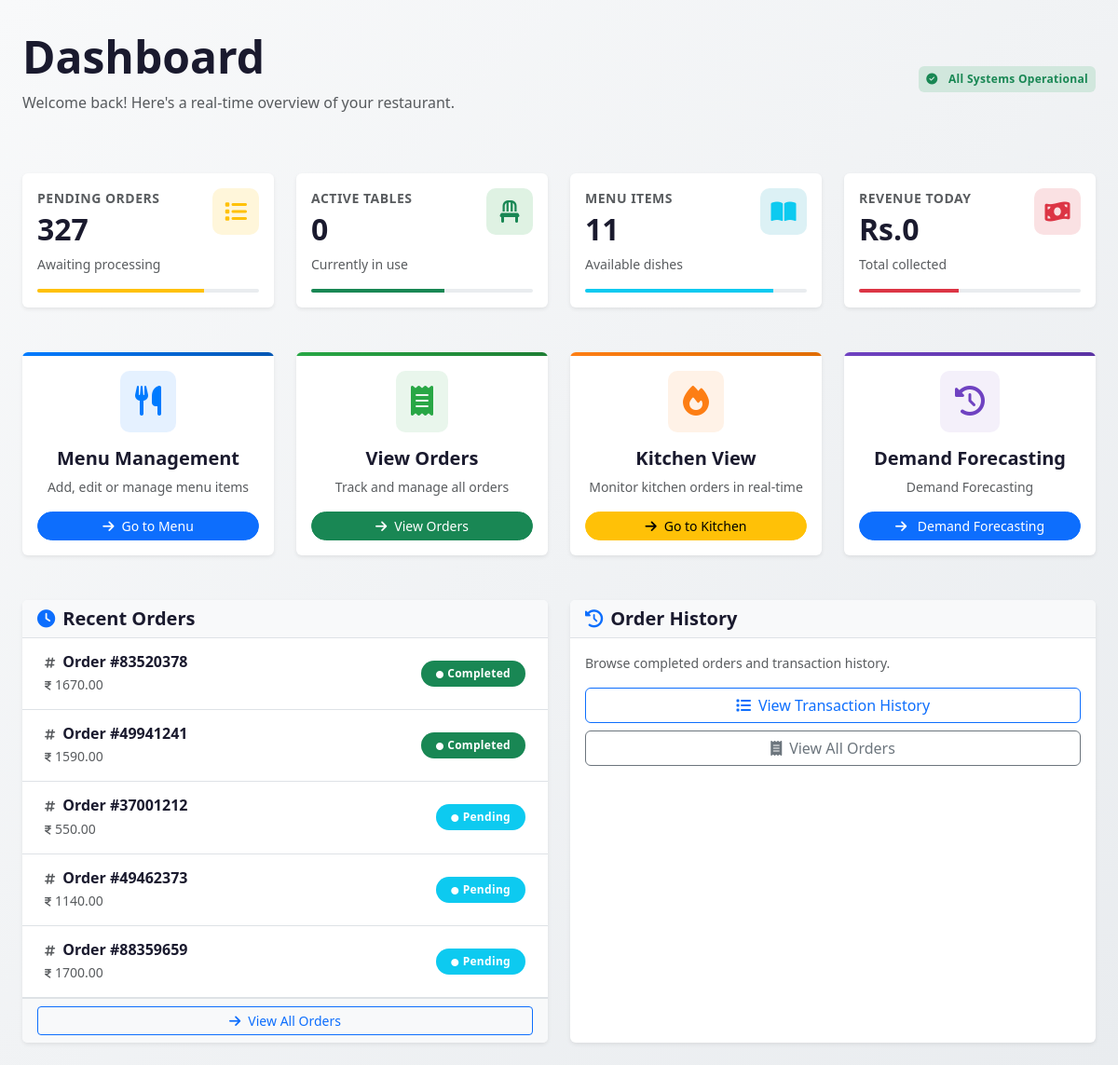
Before: /dashboard/ (signed in) with the older database file.
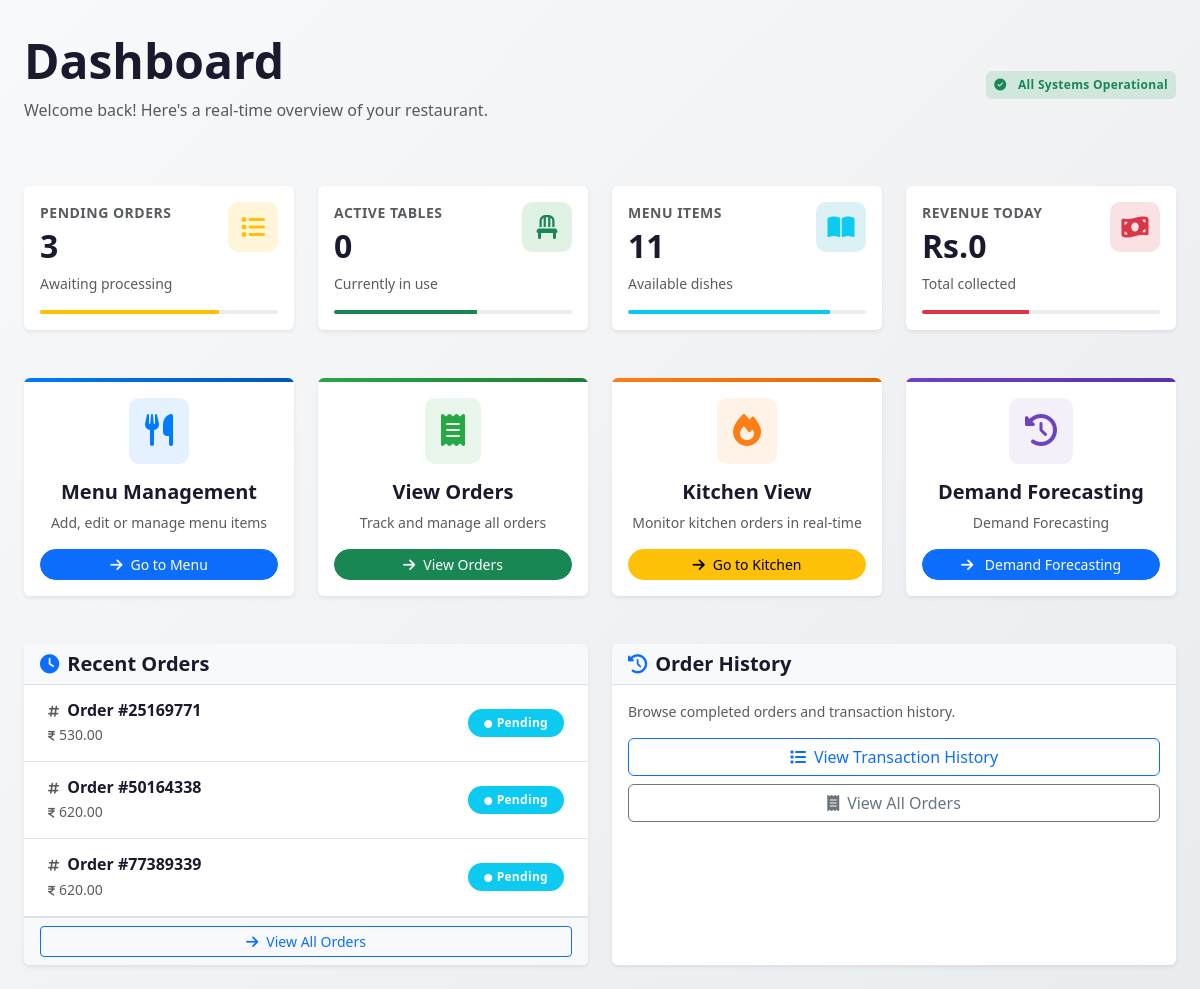
After: the same page with the newer database file.
### restaurant/models.py (models this page shows, shortened)
class Order(models.Model):
    ORDER_STATUS_CHOICES = [
        ('pending', 'Pending'),
        ('preparing', 'Cooking'),
        ('ready', 'Ready'),
        ('on_the_way', 'On The Way'),
        ('ready_to_pickup', 'Ready to Pickup'),
        ('served', 'Served'),
        ('completed', 'Completed'),
        ('cancelled', 'Cancelled'),
    ]
    ORDER_TYPE_CHOICES = [
        ('table', 'Table'),
        ('takeaway', 'Takeaway'),
        ('delivery', 'Delivery'),
    ]
    delivery_charge = models.DecimalField(
        max_digits=10,
        decimal_places=2,
        default=0,
        help_text="Delivery charge for delivery orders"
    )
    order_id = models.CharField(max_length=8, default=generate_order_id, editable=False, unique=True)
    customer_name = models.CharField(max_length=255)
    customer_phone = models.CharField(max_length=15, blank=True, null=True)
    delivery_address = models.TextField(blank=True, null=True)
    delivery_landmark = models.CharField(max_length=255, blank=True, null=True)
    delivery_building = models.CharField(max_length=255, blank=True, null=True)
    delivery_unit = models.CharField(max_length=100, blank=True, null=True)
    order_type = models.CharField(max_length=10, choices=ORDER_TYPE_CHOICES)
    status = models.CharField(max_length=20, choices=ORDER_STATUS_CHOICES, default='pending')
    total_amount = models.DecimalField(max_digits=10, decimal_places=2, default=0)
    payment_status = models.CharField(max_length=10, default='unpaid')
    special_notes = models.TextField(blank=True, null=True)
    table = models.ForeignKey('Table', on_delete=models.SET_NULL, null=True, blank=True)
    completed_by = models.ForeignKey(settings.AUTH_USER_MODEL, on_delete=models.SET_NULL, null=True, blank=True, related_name='completed_orders')
    created_by = models.ForeignKey(settings.AUTH_USER_MODEL, on_delete=models.SET_NULL, null=True, blank=True, related_name='created_orders')
    created_at = models.DateTimeField(auto_now_add=True)
    updated_at = models.DateTimeField(auto_now=True)

### home/views.py (the view)
# urls.py: path('dashboard/', views.dashboard_view, name='dashboard'),
@login_required
def dashboard_view(request):
    today = datetime.now().date()
    pending_orders = Order.objects.exclude(status__in=['completed', 'cancelled']).count()
    active_tables = Table.objects.filter(is_occupied=True).count()
    total_menu_items = MenuItem.objects.filter(is_available=True).count()
    today_revenue = Order.objects.filter(
        created_at__date=today,
        status='completed'
    ).aggregate(Sum('total_amount'))['total_amount__sum'] or 0
    recent_orders = Order.objects.order_by('-created_at')[:5]
    context = {
        'pending_orders': pending_orders,
        'active_tables': active_tables,
        'total_menu_items': total_menu_items,
        'today_revenue': today_revenue,
        'orders': recent_orders,
    }
    return render(request, 'restaurant/dashboard.html', context)

### accounts/models.py (called while the page is built)
    def has_module_access(self, module_name):
        return self.permissions.filter(module=module_name, is_allowed=True).exists()

    def has_all_permissions(self):
        total_modules = StaffPermission.MODULE_CHOICES.__len__()
        allowed_count = self.permissions.filter(is_allowed=True).count()
        return allowed_count == total_modules

### restaurant/context_processors.py (called while the page is built)
def add_valid_table_id(request):
    valid_table_id = Table.objects.first().id if Table.objects.exists() else None
    return {'valid_table_id': valid_table_id}

### restaurant/templates/restaurant/dashboard.html (shortened to what the changed rows need)
{% extends 'home/base.html' %}
{% block content %}
<div class="container-fluid p-3 p-md-4" style="background: linear-gradient(135deg, #f8f9fa 0%, #e9ecef 100%); min-height: 100vh;">
    <div class="mb-5 pt-2">
        <div class="d-flex justify-content-between align-items-center flex-wrap">
            <div>
                <h1 class="display-5 fw-bold mb-2" style="color: #1a1a2e;">Dashboard</h1>
            </div>
        </div>
    </div>
    <div class="row g-4 mb-5">
        <div class="col-12 col-sm-6 col-lg-3">
            <div class="card h-100 border-0 shadow-sm hover-shadow" style="transition: all 0.3s ease; cursor: pointer; border-left: 5px solid #ffc107;">
                <div class="card-body">
                    <div class="d-flex justify-content-between align-items-start mb-3">
                        <div>
                            <p class="text-muted small fw-semibold mb-1 text-uppercase" style="letter-spacing: 0.5px;">Pending Orders</p>
                            <h2 class="mb-2 fw-bold" style="color: #1a1a2e;">{{ pending_orders }}</h2>
                            <div class="d-flex align-items-center">
                                <span class="small text-muted">Awaiting processing</span>
                            </div>
                        </div>
                    </div>
                </div>
            </div>
        </div>
        <div class="col-12 col-sm-6 col-lg-3">
            <div class="card h-100 border-0 shadow-sm hover-shadow" style="transition: all 0.3s ease; cursor: pointer; border-left: 5px solid #28a745;">
                <div class="card-body">
                    <div class="d-flex justify-content-between align-items-start mb-3">
                        <div>
                            <h2 class="mb-2 fw-bold" style="color: #1a1a2e;">{{ active_tables }}</h2>
                        </div>
                    </div>
                </div>
            </div>
        </div>
        <div class="col-12 col-sm-6 col-lg-3">
            <div class="card h-100 border-0 shadow-sm hover-shadow" style="transition: all 0.3s ease; cursor: pointer; border-left: 5px solid #17a2b8;">
                <div class="card-body">
                    <div class="d-flex justify-content-between align-items-start mb-3">
                        <div>
                            <h2 class="mb-2 fw-bold" style="color: #1a1a2e;">{{ total_menu_items }}</h2>
                        </div>
                    </div>
                </div>
            </div>
        </div>
        <div class="col-12 col-sm-6 col-lg-3">
            <div class="card h-100 border-0 shadow-sm hover-shadow" style="transition: all 0.3s ease; cursor: pointer; border-left: 5px solid #dc3545;">
                <div class="card-body">
                    <div class="d-flex justify-content-between align-items-start mb-3">
                        <div>
                            <h2 class="mb-2 fw-bold" style="color: #1a1a2e;">Rs.{{ today_revenue|default:"0" }}</h2>
                        </div>
                    </div>
                </div>
            </div>
        </div>
    </div>
    <div class="row g-4">
        <div class="col-12 col-lg-6">
            <div class="card h-100 border-0 shadow-sm">
                <div class="card-body p-0">
                    {% if orders %}
                        <div class="list-group list-group-flush">
                            {% for order in orders|slice:":5" %}
                            <div class="list-group-item d-flex justify-content-between align-items-center px-4 py-3 border-0 border-bottom" style="transition: background-color 0.2s;">
                                <div>
                                    <h6 class="mb-1 fw-semibold" style="color: #1a1a2e;">
                                        <i class="fas fa-hashtag text-muted me-2" style="font-size: 0.8rem;"></i>Order #{{ order.order_id }}
                                    </h6>
                                    <p class="text-muted small mb-0">
                                        <i class="fas fa-indian-rupee-sign me-1" style="font-size: 0.7rem;"></i>{{ order.total_amount }}
                                    </p>
                                </div>
                                <span class="badge rounded-pill {% if order.status == 'completed' %}bg-success
                                    {% elif order.status == 'preparing' %}bg-warning text-dark
                                    {% else %}bg-info{% endif %} px-3 py-2">
                                    <i class="fas fa-circle me-1" style="font-size: 0.5rem;"></i>{{ order.status|title }}
                                </span>
                            </div>
                            {% endfor %}
                        </div>
                    {% else %}
                        <div class="p-5 text-center">
                            <i class="fas fa-inbox text-muted mb-3" style="font-size: 2.5rem; opacity: 0.5;"></i>
                            <p class="text-muted mt-3">No recent orders</p>
                        </div>
                    {% endif %}
                </div>
            </div>
        </div>
    </div>
</div>
{% endblock %}

Changed rows visible on the page:
removed Order: order_id "83520378", total_amount "1670.00", status "Completed"
removed Order: order_id "49941241", total_amount "1590.00", status "Completed"
removed Order: order_id "37001212", total_amount "550.00", status "Pending"
removed Order: order_id "49462373", total_amount "1140.00", status "Pending"
removed Order: order_id "88359659", total_amount "1700.00", status "Pending"
added Order: order_id "25169771", total_amount "530.00", status "Pending"
added Order: order_id "50164338", total_amount "620.00", status "Pending"
added Order: order_id "77389339", total_amount "620.00", status "Pending"
Other visible differences:
{{ pending_orders }}: "327" → "3"
